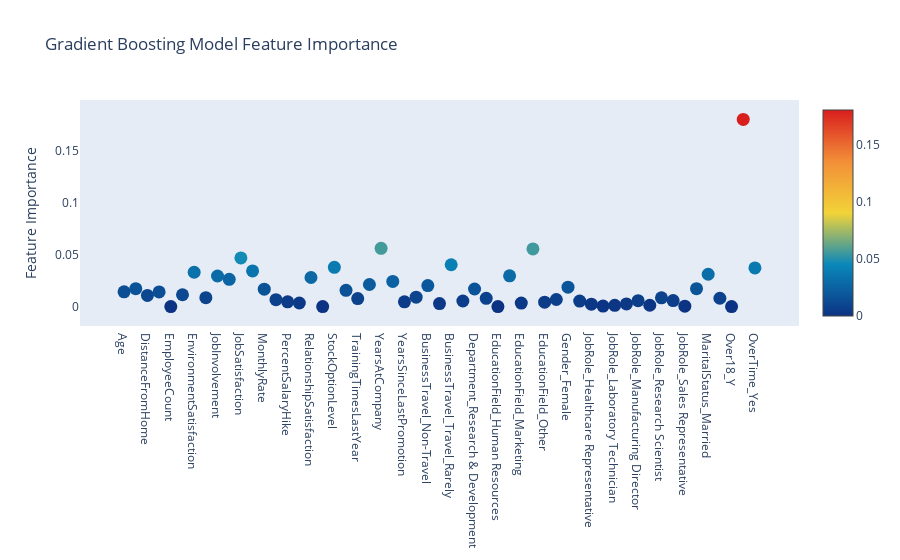

The code cell stored with this chart in its notebook:
### Markdown cell above
### Feature Ranking via the Gradient Boosting Model

Much like the Random Forest, we can invoke the feature_importances_ attribute of the gradient boosting model and dump it in an interactive Plotly chart

### Code cell
trace = go.Scatter(y = gb.feature_importances_,x = attrition_final.columns.values,mode='markers',marker=dict(sizemode = 'diameter',sizeref = 1,size = 13,color = gb.feature_importances_,colorscale='Portland',showscale=True),text = attrition_final.columns.values)
data = [trace]

layout= go.Layout(autosize= True,title= 'Gradient Boosting Model Feature Importance',hovermode= 'closest',xaxis= dict(ticklen= 5,showgrid=False,zeroline=False,showline=False),yaxis=dict(title= 'Feature Importance',showgrid=False,zeroline=False,ticklen= 5,gridwidth= 2),showlegend= False)
fig = go.Figure(data=data, layout=layout)
py.iplot(fig,filename='scatter')

### Figure 1 — Plotly figure (JSON) as saved in the notebook; plotly's stock layout.template omitted (floating-point values rounded to 4 significant figures)
{"data": [{"marker": {"color": [0.01415, 0.0172, 0.01077, 0.01406, 0, 0.01136, 0.033, 0.00856, 0.02942, 0.02618, 0.04681, 0.03427, 0.01673, 0.006684, 0.004612, 0.003419, 0.02796, 0, 0.03772, 0.01566, 0.007702, 0.02126, 0.05607, 0.02422, 0.004612, 0.009076, 0.02023, 0.002875, 0.04022, 0.005346, 0.01692, 0.007927, 1.457e-05, 0.02961, 0.003352, 0.05546, 0.004201, 0.00679, 0.0187, 0.005278, 0.002304, 0.0004685, 0.00121, 0.002517, 0.005648, 0.001286, 0.008383, 0.00579, 0.0003694, 0.01722, 0.03112, 0.008004, 0, 0.1801, 0.0372], "colorscale": [[0, "rgb(12,51,131)"], [0.25, "rgb(10,136,186)"], [0.5, "rgb(242,211,56)"], [0.75, "rgb(242,143,56)"], [1, "rgb(217,30,30)"]], "showscale": true, "size": 13, "sizemode": "diameter", "sizeref": 1}, "mode": "markers", "text": ["Age", "DailyRate", "DistanceFromHome", "Education", "EmployeeCount", "EmployeeNumber", "EnvironmentSatisfaction", "HourlyRate", "JobInvolvement", "JobLevel", "JobSatisfaction", "MonthlyIncome", "MonthlyRate", "NumCompaniesWorked", "PercentSalaryHike", "PerformanceRating", "RelationshipSatisfaction", "StandardHours", "StockOptionLevel", "TotalWorkingYears", "TrainingTimesLastYear", "WorkLifeBalance", "YearsAtCompany", "YearsInCurrentRole", "YearsSinceLastPromotion", "YearsWithCurrManager", "BusinessTravel_Non-Travel", "BusinessTravel_Travel_Frequently", "BusinessTravel_Travel_Rarely", "Department_Human Resources", "Department_Research & Development", "Department_Sales", "EducationField_Human Resources", "EducationField_Life Sciences", "EducationField_Marketing", "EducationField_Medical", "EducationField_Other", "EducationField_Technical Degree", "Gender_Female", "Gender_Male", "JobRole_Healthcare Representative", "JobRole_Human Resources", "JobRole_Laboratory Technician", "JobRole_Manager", "JobRole_Manufacturing Director", "JobRole_Research Director", "JobRole_Research Scientist", "JobRole_Sales Executive", "JobRole_Sales Representative", "MaritalStatus_Divorced", "MaritalStatus_Married", "MaritalStatus_Single", "Over18_Y", "OverTime_No", "OverTime_Yes"], "type": "scatter", "x": ["Age", "DailyRate", "DistanceFromHome", "Education", "EmployeeCount", "EmployeeNumber", "EnvironmentSatisfaction", "HourlyRate", "JobInvolvement", "JobLevel", "JobSatisfaction", "MonthlyIncome", "MonthlyRate", "NumCompaniesWorked", "PercentSalaryHike", "PerformanceRating", "RelationshipSatisfaction", "StandardHours", "StockOptionLevel", "TotalWorkingYears", "TrainingTimesLastYear", "WorkLifeBalance", "YearsAtCompany", "YearsInCurrentRole", "YearsSinceLastPromotion", "YearsWithCurrManager", "BusinessTravel_Non-Travel", "BusinessTravel_Travel_Frequently", "BusinessTravel_Travel_Rarely", "Department_Human Resources", "Department_Research & Development", "Department_Sales", "EducationField_Human Resources", "EducationField_Life Sciences", "EducationField_Marketing", "EducationField_Medical", "EducationField_Other", "EducationField_Technical Degree", "Gender_Female", "Gender_Male", "JobRole_Healthcare Representative", "JobRole_Human Resources", "JobRole_Laboratory Technician", "JobRole_Manager", "JobRole_Manufacturing Director", "JobRole_Research Director", "JobRole_Research Scientist", "JobRole_Sales Executive", "JobRole_Sales Representative", "MaritalStatus_Divorced", "MaritalStatus_Married", "MaritalStatus_Single", "Over18_Y", "OverTime_No", "OverTime_Yes"], "y": [0.01415, 0.0172, 0.01077, 0.01406, 0, 0.01136, 0.033, 0.00856, 0.02942, 0.02618, 0.04681, 0.03427, 0.01673, 0.006684, 0.004612, 0.003419, 0.02796, 0, 0.03772, 0.01566, 0.007702, 0.02126, 0.05607, 0.02422, 0.004612, 0.009076, 0.02023, 0.002875, 0.04022, 0.005346, 0.01692, 0.007927, 1.457e-05, 0.02961, 0.003352, 0.05546, 0.004201, 0.00679, 0.0187, 0.005278, 0.002304, 0.0004685, 0.00121, 0.002517, 0.005648, 0.001286, 0.008383, 0.00579, 0.0003694, 0.01722, 0.03112, 0.008004, 0, 0.1801, 0.0372]}], "layout": {"autosize": true, "hovermode": "closest", "showlegend": false, "title": {"text": "Gradient Boosting Model Feature Importance"}, "xaxis": {"autorange": true, "range": [-3.341, 57.34], "showgrid": false, "showline": false, "ticklen": 5, "type": "category", "zeroline": false}, "yaxis": {"autorange": true, "gridwidth": 2, "range": [-0.04931, 0.2294], "showgrid": false, "ticklen": 5, "title": {"text": "Feature Importance"}, "type": "linear", "zeroline": false}}}
